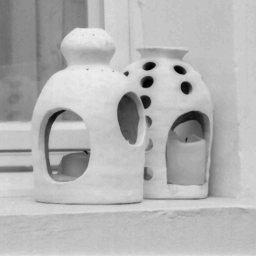
#> input picture photophore.tif, 256 x 256 px, found by its file name
$ python tp2.py
#> lines starting #> are read from the running program, lines starting #| are printed output that depends on the picture
import numpy as np
import cv2 as cv
from matplotlib import pyplot as plt
from numpy.random import randn

im = cv.imread('photophore.tif', cv.IMREAD_GRAYSCALE)
#> im is the input picture: shape (256, 256); min 0, max 235, mean 180.1
#im = cv.imread('photophore.tif', 0)

et = 10
imb = im + et*randn(im.shape[0], im.shape[1])
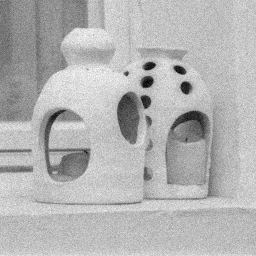
#> imb: shape (256, 256) float64; min -22.22, max 264, mean 180.1; drawn with min black and max white

# moyen filter
flt1 = np.ones((3,3)) / 9
flt2 = np.ones((5,5)) / 25

#By using the convolution operator of the OpenCV module
imf1 = cv.filter2D(imb, -1, flt1, borderType=cv.BORDER_CONSTANT)
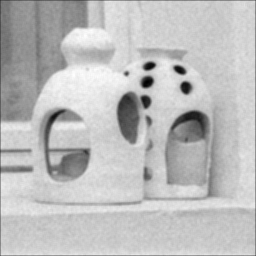
#> imf1: shape (256, 256) float64; min -4.9, max 242.7, mean 179.1; drawn with min black and max white
imf2 = cv.filter2D(imb, -1, flt2, borderType=cv.BORDER_CONSTANT)
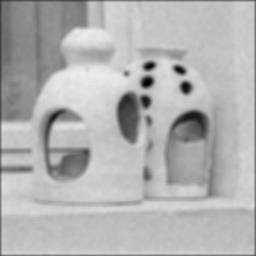
#> imf2: shape (256, 256) float64; min 1.3, max 238, mean 178.3

#gaussien filter
X, Y = np.meshgrid(range(-1,2), range(-1,2))

X = np.array([[-1,0,1],
             [-1,0,1],
             [-1,0,1]])

Y = np.array([[-1,-1,-1],
             [-1,-1,-1],
             [-1,-1,-1]])
'''
def sigma(first, last, const):
    sum = 0
    for i in range(first, last + 1):
        sum += const * i
    return sum
'''

sigma = 9
#construction of normalisation filter
fgauss = np.exp(-(X*X + Y*Y) / (2* sigma* sigma))
fgauss = fgauss / sum(sum(fgauss))

# create figure
fig = plt.figure(figsize=(10, 7))

# setting values to rows and column variables
rows = 1
columns = 2

# Adds a subplot at the 1st position
fig.add_subplot(rows, columns, 1)

# showing image
plt.imshow(fgauss)
plt.axis('off')
plt.title("affichage première image")

# Adds a subplot at the 2nd position
fig.add_subplot(rows, columns, 2)

# showing image
plt.imshow(fgauss)
plt.axis('off')
plt.title("affichage deuxième image")


plt.imshow(fgauss, cmap='gray')

plt.show()
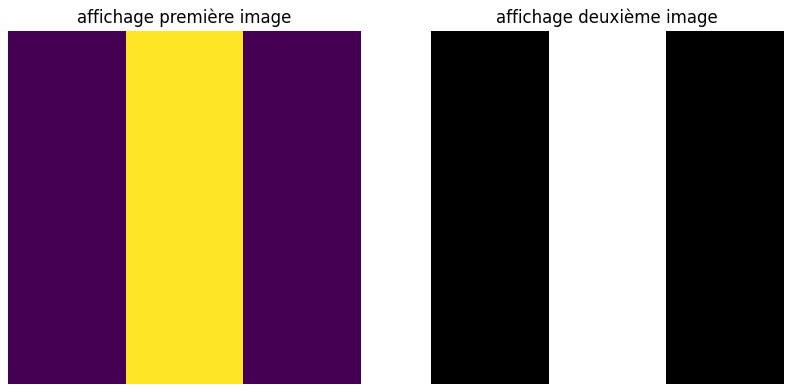
#> figure drawn by matplotlib, 2 panels
